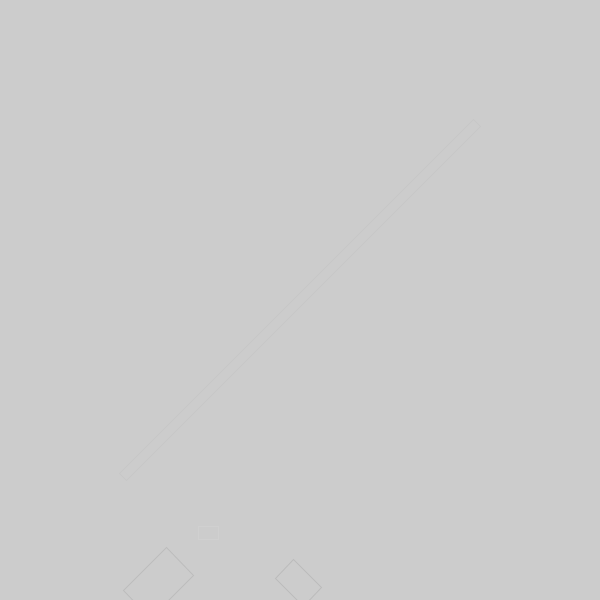
Frame 1 (no input)
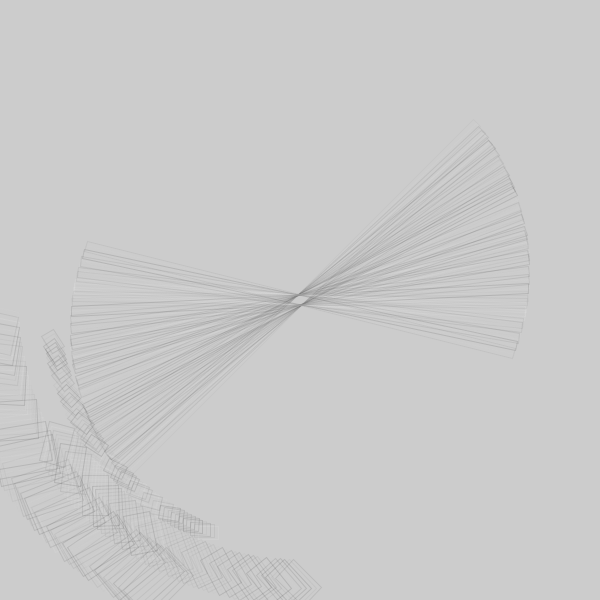
Frame 60 (the mouse pressed at the canvas centre just before this capture)
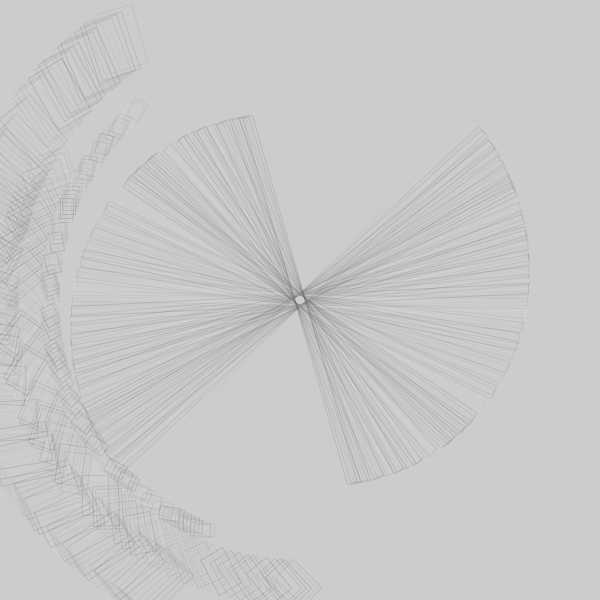
Frame 120 (the mouse held since frame 60 and released just before this capture)

The Processing sketch that drew these frames (run headless with seeded random() and noise(); from frame 60 on, the mouse is pressed at the canvas centre):

// Processing sketch: matrix
// ── matrix.pde
int recRot =45;
int h= 500;

void setup() {
  
  size(600,600);
   rectMode(CENTER);
}
void draw() {
  pushMatrix();
   //place cordinates in middle, scale down and rotate
   translate(width/2,height/2);
  rotate(radians(recRot));
  //place rect pivot in middle
  rectMode(CENTER);
//make a large rectangle with no fill and 10% transparent
  noFill();
  stroke(random(255),30);
  rect(0,0,10,h);
 
//rotate ++
 recRot++;
//reduce height  to 0
h--;
if (h<1) {
  h+=2;}

//when it reaches 0 increase to 600 and 0 back and forth
pushMatrix();
//create second rectangle 
stroke(random(255),30);
noFill();
translate(100,height/2);
rect(0,0,39,60);
rotate(radians(45));

//create second rectangle 
stroke(random(255),30);
noFill();
rect(-50,-50,13,20);
rotate(radians(45));
//create second rectangle 
stroke(random(255),30);
noFill();
rect(-99,-99,26,40);
rotate(radians(45));


popMatrix();
popMatrix();


//70% smaller than first
//it will zigzag up and down left to right




}
